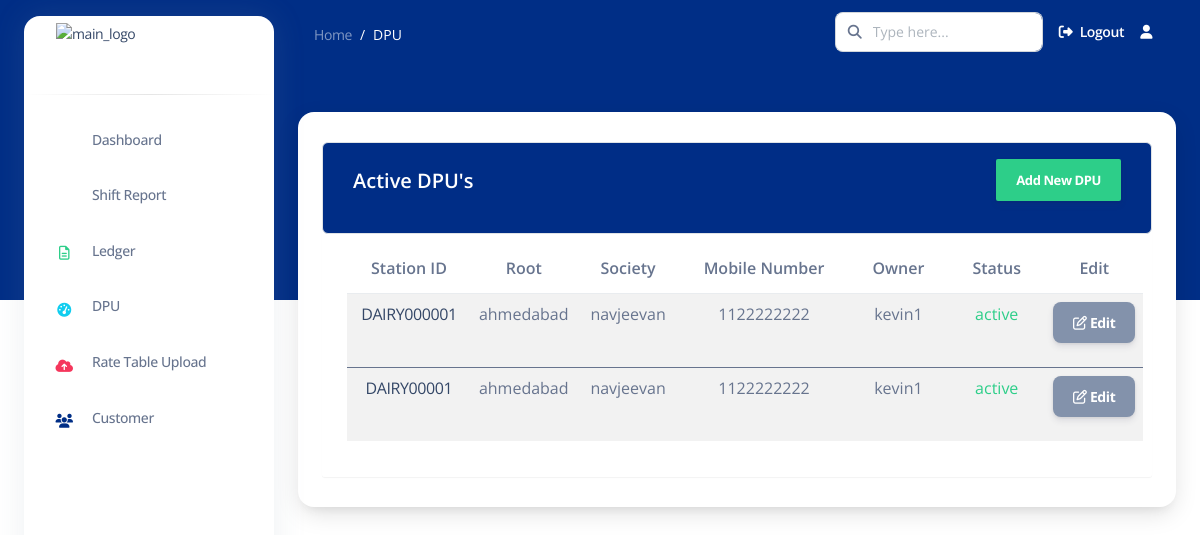
The page /active_dpu/ (signed in) on the database as committed earlier.
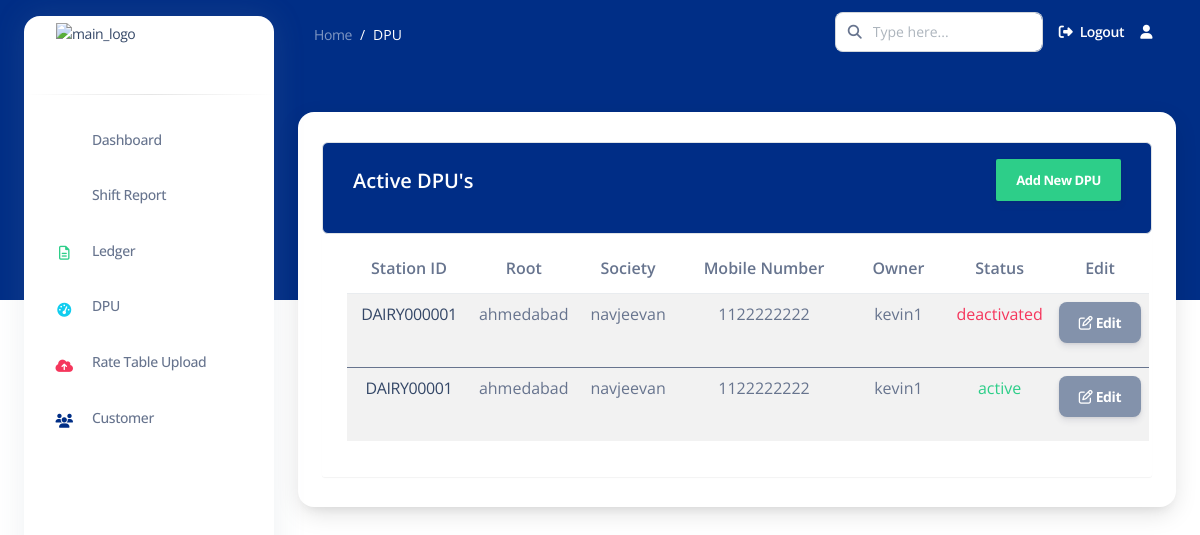
The same page on the database as committed later.
### apps/common/models.py (models this page shows, shortened)
class DPU(models.Model):
    user = models.ForeignKey(User, on_delete=models.CASCADE)
    location = models.CharField(max_length=255)
    st_id = models.CharField(max_length=50, unique=True, primary_key=True)  # Renamed from dpu_id to st_id
    society = models.CharField(max_length=255)
    mobile_number = models.CharField(max_length=15)
    owner = models.CharField(max_length=255)
    STATUS_CHOICES = [
        ('active', 'Active'),
        ('deactivated', 'Deactivated'),
    ]
    status = models.CharField(max_length=20, choices=STATUS_CHOICES, default='active')
    date = models.DateTimeField(auto_now_add=True)  # Automatically set on creation

### apps/common/views.py (the view)
# urls.py: path('active_dpu/', active_dpu, name='active_dpu'),
def active_dpu(request):
    active_dpu_list = DPU.objects.filter(user=request.user)
    return render(request, 'common/active_dpu.html', {'active_dpu_list': active_dpu_list})

### templates/common/active_dpu.html (shortened to what the changed rows need)
{% extends 'base2.html' %}
{% load static %}
{% load crispy_forms_tags %}
{% block content %}
<div class="container-fluid mt-5">
    <div class="card o-hidden border-0 shadow-lg mt-5">
        <div class="container">
            <div class="table-wrapper table-responsive">
                <table class="table table-striped table-hover rounded table-responsive">
                    <thead>
                        <tr>
                            <th>Station ID</th>
                            <th>Root</th>
                            <th>Society</th>
                            <th>Mobile Number</th>
                            <th>Owner</th>
                            <th>Status</th>
                            <th>Edit</th>
                        </tr>
                    </thead>
                    {% for dpu in active_dpu_list %}
                    <tbody>
                        <tr class="align-items-center text-align-center rounded">
                            <td><a href="{% url 'dpudetails' dpuid=dpu.st_id %}">{{ dpu.st_id }}</a></td>
                            <td> {{ dpu.location }} </td>
                            <td>{{ dpu.society }}</td>
                            <td>{{ dpu.mobile_number }}</td>
                            <td>{{ dpu.owner }}</td>
                            <td class="{% if dpu.status == 'active' %}text-success{% else %}text-danger{% endif %}">
                                {{ dpu.status }}
                            </td>
                            <td> <a href="{% url 'edit_dpu' st_id=dpu.st_id %}" class="btn bg-secondary text-white">
                                <i class="fa fa-edit"></i> Edit
                            </a></td>
                        </tr>
                    </tbody>
                    {% endfor %}
                </table>
            </div>
        </div>
    </div>
</div>
{% endblock content %}

Rows that differ between the two databases and show on the page:
changed DPU "DAIRY000001": status "active" → "deactivated"
